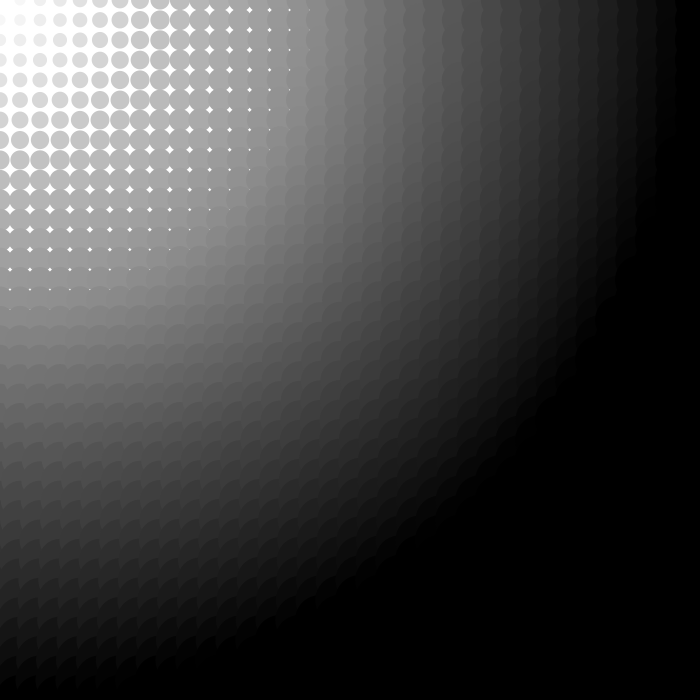
Frame 1 (no input)
Frame 60 (the mouse pressed at the canvas centre just before this capture): identical to frame 1, image omitted
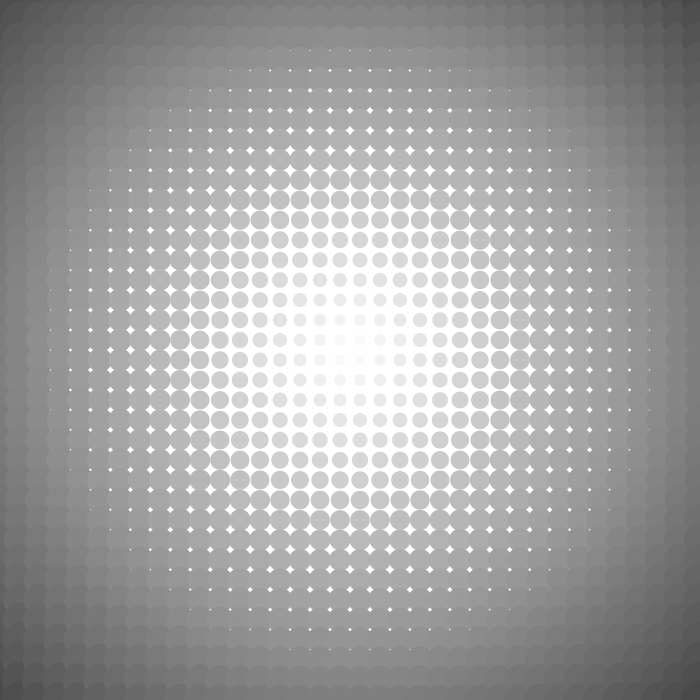
Frame 120 (the mouse held since frame 60 and released just before this capture)

The Processing sketch that drew these frames (run headless with seeded random() and noise(); from frame 60 on, the mouse is pressed at the canvas centre):

// Processing sketch: Dynamic_ForLoop
// ── Dynamic_ForLoop.pde


void setup(){
  size(700, 700);
  noStroke();
  
}

void draw(){
  background(255);
  for (int i = 0; i <= width; i+=width/35){
    for (int j = 0; j <= height; j+=height/35){
      float dist = dist (mouseX, mouseY, i, j);
      float c =  map(dist, 0, width, 255, 0); 
      float size = map(dist, 0, width, 10, 50);
      fill(c);
      ellipse(i, j, size, size);  
    }
  }
}
